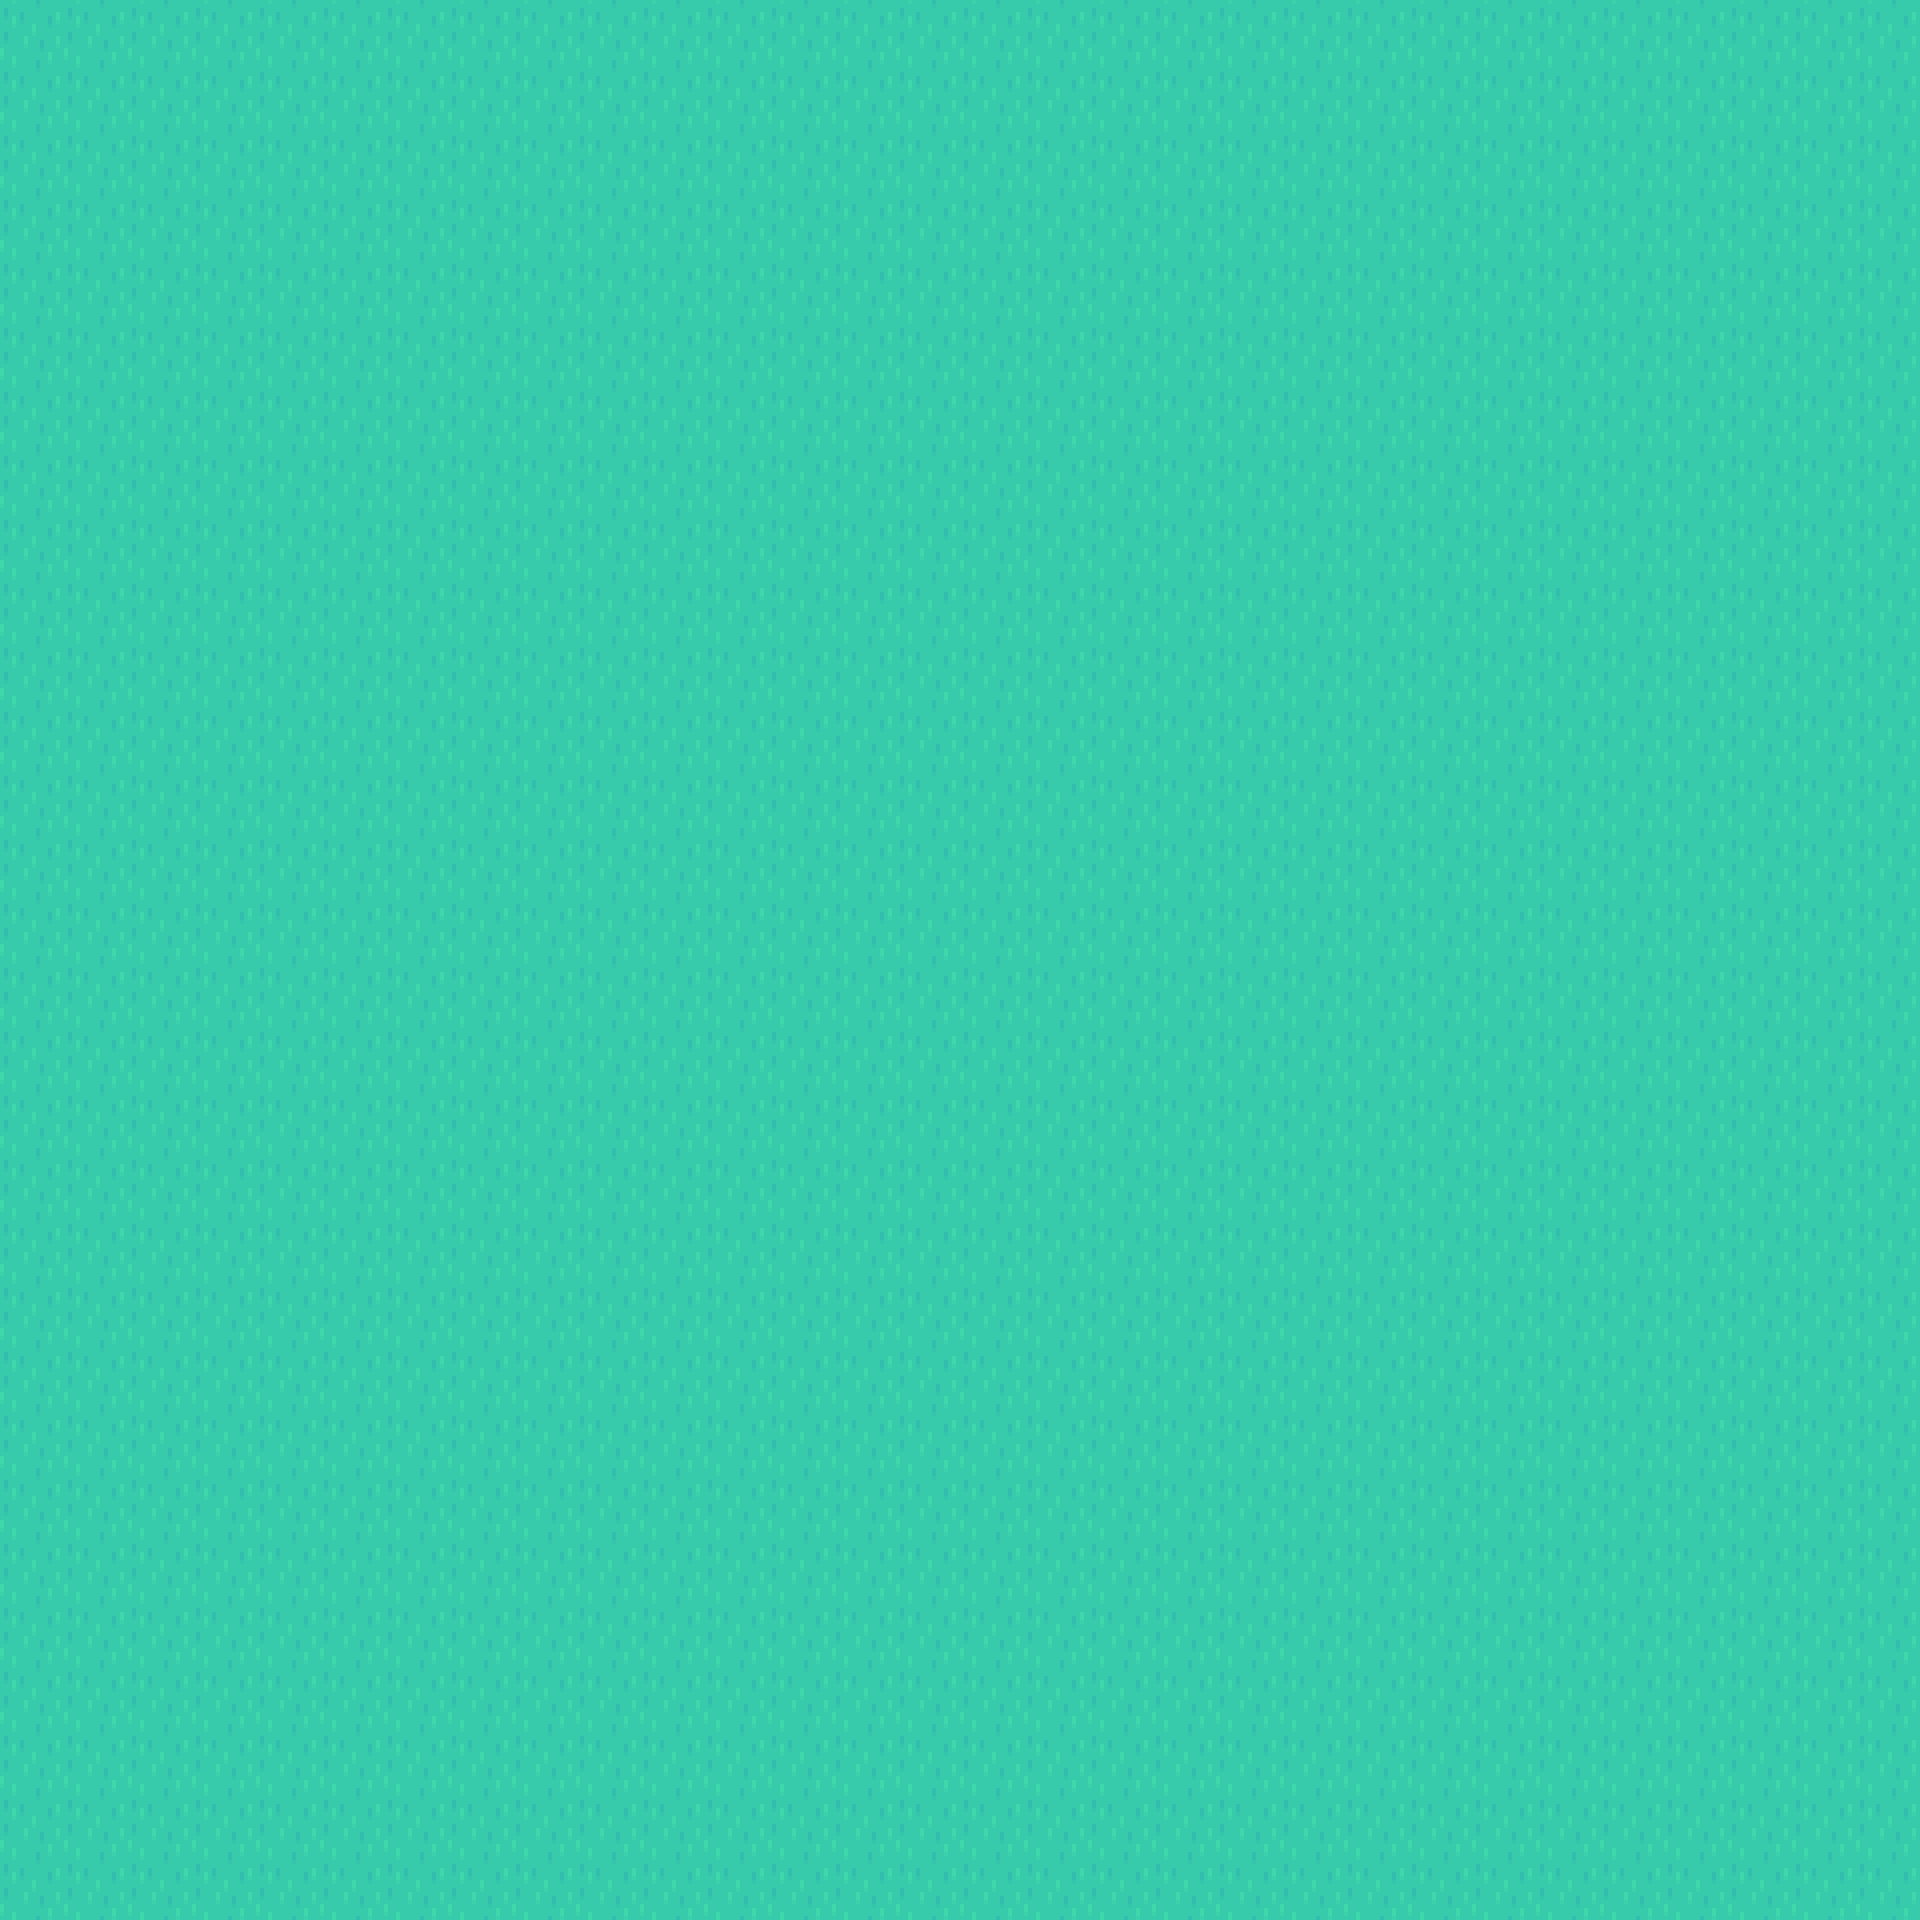

Below is a game level as drawn by its tile map, then a one-line description and the .tmx file that defines it, in full:
An orthogonal 30x30 tile map with 64x64 px tiles, 1 tile layer (Tile Layer 1).

<map version="1.10" tiledversion="1.11.0" orientation="orthogonal" renderorder="right-down" width="30" height="30" tilewidth="64" tileheight="64" infinite="0" nextlayerid="2" nextobjectid="1">
 <editorsettings>
  <export target="../2.lua" format="lua" />
 </editorsettings>
 <tileset firstgid="1" name="tileset" tilewidth="64" tileheight="64" tilecount="54" columns="9">
  <image source="../../assets/Tilesheet/tileset.png" width="576" height="384" />
 </tileset>
 <layer id="1" name="Tile Layer 1" width="30" height="30">
  <data encoding="csv">
11,11,11,11,11,11,11,11,11,11,11,11,11,11,11,11,11,11,11,11,11,11,11,11,11,11,11,11,11,11,
11,11,11,11,11,11,11,11,11,11,11,11,11,11,11,11,11,11,11,11,11,11,11,11,11,11,11,11,11,11,
11,11,11,11,11,11,11,11,11,11,11,11,11,11,11,11,11,11,11,11,11,11,11,11,11,11,11,11,11,11,
11,11,11,11,11,11,11,11,11,11,11,11,11,11,11,11,11,11,11,11,11,11,11,11,11,11,11,11,11,11,
11,11,11,11,11,11,11,11,11,11,11,11,11,11,11,11,11,11,11,11,11,11,11,11,11,11,11,11,11,11,
11,11,11,11,11,11,11,11,11,11,11,11,11,11,11,11,11,11,11,11,11,11,11,11,11,11,11,11,11,11,
11,11,11,11,11,11,11,11,11,11,11,11,11,11,11,11,11,11,11,11,11,11,11,11,11,11,11,11,11,11,
11,11,11,11,11,11,11,11,11,11,11,11,11,11,11,11,11,11,11,11,11,11,11,11,11,11,11,11,11,11,
11,11,11,11,11,11,11,11,11,11,11,11,11,11,11,11,11,11,11,11,11,11,11,11,11,11,11,11,11,11,
11,11,11,11,11,11,11,11,11,11,11,11,11,11,11,11,11,11,11,11,11,11,11,11,11,11,11,11,11,11,
11,11,11,11,11,11,11,11,11,11,11,11,11,11,11,11,11,11,11,11,11,11,11,11,11,11,11,11,11,11,
11,11,11,11,11,11,11,11,11,11,11,11,11,11,11,11,11,11,11,11,11,11,11,11,11,11,11,11,11,11,
11,11,11,11,11,11,11,11,11,11,11,11,11,11,11,11,11,11,11,11,11,11,11,11,11,11,11,11,11,11,
11,11,11,11,11,11,11,11,11,11,11,11,11,11,11,11,11,11,11,11,11,11,11,11,11,11,11,11,11,11,
11,11,11,11,11,11,11,11,11,11,11,11,11,11,11,11,11,11,11,11,11,11,11,11,11,11,11,11,11,11,
11,11,11,11,11,11,11,11,11,11,11,11,11,11,11,11,11,11,11,11,11,11,11,11,11,11,11,11,11,11,
11,11,11,11,11,11,11,11,11,11,11,11,11,11,11,11,11,11,11,11,11,11,11,11,11,11,11,11,11,11,
11,11,11,11,11,11,11,11,11,11,11,11,11,11,11,11,11,11,11,11,11,11,11,11,11,11,11,11,11,11,
11,11,11,11,11,11,11,11,11,11,11,11,11,11,11,11,11,11,11,11,11,11,11,11,11,11,11,11,11,11,
11,11,11,11,11,11,11,11,11,11,11,11,11,11,11,11,11,11,11,11,11,11,11,11,11,11,11,11,11,11,
11,11,11,11,11,11,11,11,11,11,11,11,11,11,11,11,11,11,11,11,11,11,11,11,11,11,11,11,11,11,
11,11,11,11,11,11,11,11,11,11,11,11,11,11,11,11,11,11,11,11,11,11,11,11,11,11,11,11,11,11,
11,11,11,11,11,11,11,11,11,11,11,11,11,11,11,11,11,11,11,11,11,11,11,11,11,11,11,11,11,11,
11,11,11,11,11,11,11,11,11,11,11,11,11,11,11,11,11,11,11,11,11,11,11,11,11,11,11,11,11,11,
11,11,11,11,11,11,11,11,11,11,11,11,11,11,11,11,11,11,11,11,11,11,11,11,11,11,11,11,11,11,
11,11,11,11,11,11,11,11,11,11,11,11,11,11,11,11,11,11,11,11,11,11,11,11,11,11,11,11,11,11,
11,11,11,11,11,11,11,11,11,11,11,11,11,11,11,11,11,11,11,11,11,11,11,11,11,11,11,11,11,11,
11,11,11,11,11,11,11,11,11,11,11,11,11,11,11,11,11,11,11,11,11,11,11,11,11,11,11,11,11,11,
11,11,11,11,11,11,11,11,11,11,11,11,11,11,11,11,11,11,11,11,11,11,11,11,11,11,11,11,11,11,
11,11,11,11,11,11,11,11,11,11,11,11,11,11,11,11,11,11,11,11,11,11,11,11,11,11,11,11,11,11
</data>
 </layer>
</map>
